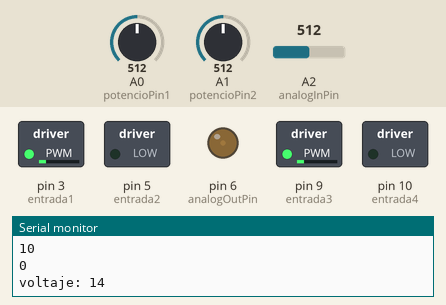
Recording of a sketch running on a simulated Arduino Uno, built with avr-gcc and run on an emulated ATmega328P. Shown: switched loads named in the sketch (green lamp = pin HIGH), output pins drawn as LEDs (lit = HIGH), the last lines printed to the serial monitor. The test bench sets the inputs (shaded band); at power-on: A0 (potencioPin1) = 512, A1 (potencioPin2) = 512, A2 (analogInPin) = 512.

Above: at 2.3 s.
2.4 s: A0 (potencioPin1) set to 390
At 4.3 s:
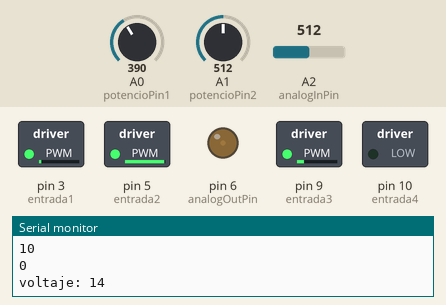
4.6 s: A1 (potencioPin2) set to 716
At 5.7 s:
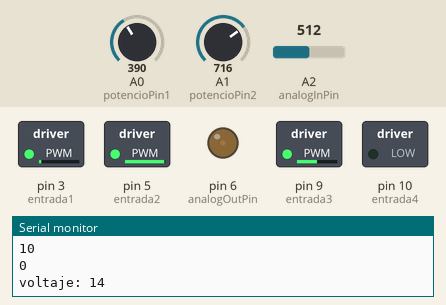
6.7 s: A2 (analogInPin) set to 0
At 8.2 s:
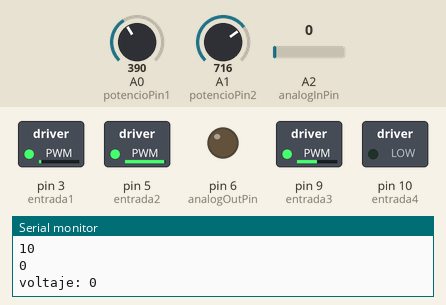
9.2 s: A0 (potencioPin1) set to 410
At 10.6 s:
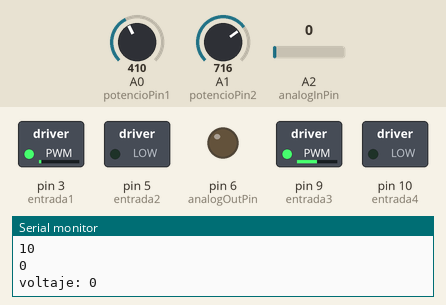
11.3 s: A2 (analogInPin) set to 33
13.5 s: A2 (analogInPin) set to 40
At 14.2 s:
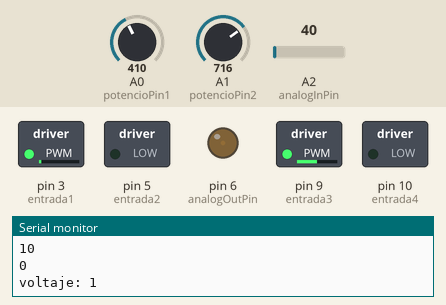
Timing chart, 0 to 16.5 s (numbered marks = the images above; inputs shaded):
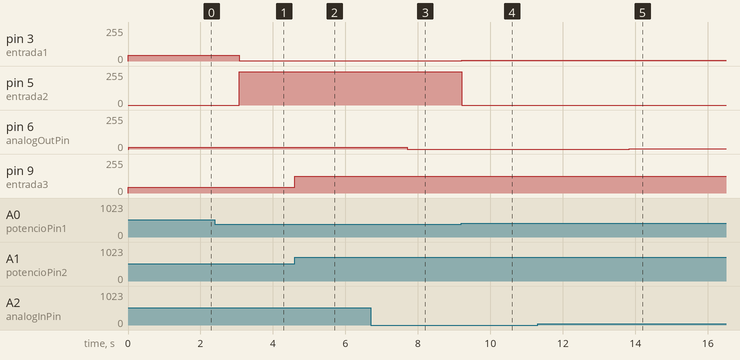

The sketch:

prg_MOTORES2_Potenciometro_VoltimetroControl.ino
```cpp
// ARDUINO  Y  PUENTE  H , Nº4  2  MOTORES
// CONTROL 2  MOTORES  CON  VOLTIMETRO Y 2 POTENCIOMETROS
const int potencioPin1 = A0; // Potentiometer connected to A0
const int potencioPin2 = A1; // Potentiometer connected to A1

const int entrada1 = 3;  // PWM pin connected to MOSFET Gate (D3)
const int entrada2 = 5;  // PWM pin DIR1
const int entrada3 = 9;  // conected  TO MOSFET
const int entrada4 = 10; //  conected DIR2

int potenValue1 = 0;
int potenValue2 = 0;
int pwmValue1 = 0;
int pwmValue2 = 0;
int pwmValue3 = 0;
int pwmValue4 = 0;

// VARIABLES DE VOLTIMETRO
const int analogInPin = A2; // Analog input pin that the potentiometer is attached to
const int analogOutPin = 6; // Analog output pin that the LED is attached to

int sensorValue = 0; // value read from the pot
int outputValue = 0; // value output to the PWM (analog out)

void setup() {
  pinMode(entrada1, OUTPUT);
  pinMode(entrada2, OUTPUT);
  pinMode(entrada3, OUTPUT);
  pinMode(entrada4, OUTPUT);
  Serial.begin(9600); // Initialize serial communication at 9600 baud
}

void loop() {
   // MOTORES
   // Read the potentiometer value  de  A0  y  A1  de   of 2  pins(0 to 1023)
  potenValue1 = analogRead(potencioPin1);
  potenValue2 = analogRead(potencioPin2);

  // inicialitzem valors digitals del voltatge
  pwmValue1 = 0;
  pwmValue2 = 0;
  pwmValue3 = 0;
  pwmValue4 = 0;

  // anem cap endavant motor dreta
  if(potenValue1 > 400) {
    // Map the potentiometer value to PWM range (0 to 190  forward motor 1 y 2)
    pwmValue1 = map(potenValue1, 400, 1023, 0, 250); // PRIMER  MOTOR MOSET
    pwmValue2 = 0;
  }
  // anem cap endavant motor esquerra
  if(potenValue2 > 400) {
    // Map the potentiometer value to PWM range (0 to 190  forward motor 1 y 2)
    pwmValue3 = map(potenValue2, 400, 1023, 0, 250);  // SEHUNDO MOTOR  MOSET
    pwmValue4 = 0;
  }

  // anem cap endarrere motor dreta
  if(potenValue1 <= 400) {
    //  Map  potenciometer value  PWM range  191 to 250 backward  motor 1  y 2 )
    pwmValue1 = map(potenValue1, 400, 0, 0, 100);   // PTIMER  MOTOR  DIR
    pwmValue2 = 250;
  }

  // anem cap endarrere motor esquerra
  if(potenValue2 <= 400) {
    //  Map  potenciometer value  PWM range  191 to 250 backward  motor 1  y 2 )
    pwmValue3 = map(potenValue2, 400, 0, 0, 100);   // SEGUNDO  MOTOR  DIR
    pwmValue4 = 250;
  }


  // Write the PWM value to the MOSFET gate to control motor speed
  analogWrite(entrada1, pwmValue1);  // PIN 3, poten 1
  analogWrite(entrada2, pwmValue2);  // PIN 5, poten 1
  analogWrite(entrada3, pwmValue3);  // PIN 9, poten 2
  analogWrite(entrada4, pwmValue4);  // PIN 10, poten 2
  Serial.println("entrada1: "); Serial.println(entrada1);
  Serial.println(pwmValue1);
  Serial.println(potenValue1);
  Serial.println("entrada2: ");Serial.println(entrada2);
  Serial.println(pwmValue2);
  Serial.println("entrada3: ");Serial.println(entrada3);
  Serial.println(pwmValue3);
  Serial.println(potenValue2);
    Serial.println("entrada4: ");Serial.println(entrada4);
  Serial.println(pwmValue4);
  // SENSOR  VOLTAJE
  // read the analog in value:
 sensorValue = analogRead(analogInPin);
 // map it to the range of the analog out:
 outputValue = map(sensorValue, 0, 1023, 0, 28); //  VALOR  FINAL
 // change the analog out value:
 analogWrite(analogOutPin, outputValue);
 Serial.print("voltaje: ");
 Serial.println (outputValue);
 delay(1500);

}

  /*
  digitalWrite(entrada1, HIGH);//  IR  HACIA   DELANTE
  digitalWrite(entrada2, LOW);
  digitalWrite(entrada3, HIGH);
  digitalWrite(entrada4, LOW);
  delay(2000);
  digitalWrite(entrada1, LOW);//   GIRAR  A  IZQUIERDA
  digitalWrite(entrada2, HIGH);
  digitalWrite(entrada3, HIGH);
  digitalWrite(entrada4, LOW);
  delay(2000);
  digitalWrite(entrada1, HIGH);//  GIRAR  A  DERECHA
  digitalWrite(entrada2, LOW);
  digitalWrite(entrada3, LOW);
  digitalWrite(entrada4, HIGH);
  delay(2000);
  digitalWrite(entrada1, LOW);//  ATRAS
  digitalWrite(entrada2, HIGH);
  digitalWrite(entrada3, LOW);
  digitalWrite(entrada4, HIGH);
  delay(10000);
*/
```

Measured:
- after the input at 2.4 s, pin 3 (entrada1): 44/255 → 2/255 after 0.67 s; pin 5 (entrada2): 0/255 → 250/255 after 0.67 s
- after the input at 4.6 s, pin 9 (entrada3): 44/255 → 126/255 at once
- after the input at 6.7 s, pin 6 (analogOutPin): 14/255 → 0/255 after 1.0 s
- after the input at 9.2 s, pin 3 (entrada1): 2/255 → 4/255 at once; pin 5 (entrada2): 250/255 → 0/255 at once
- after the input at 13.5 s, pin 6 (analogOutPin): 0/255 → 1/255 after 0.34 s
